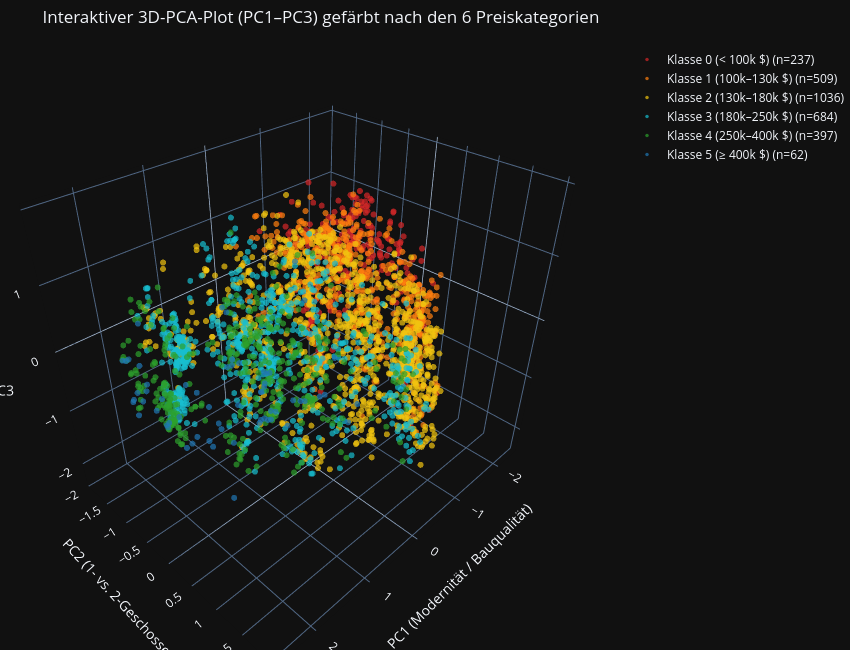

Notebook cell for this chart:
### Markdown cell above
### Auswertung Bonus a (3D-Visualisierung & Eignung von k-Means)

- Zusätzliche Muster in 3D (PC3): Durch die dritte Hauptkomponente (PC3) wird die räumliche Tiefe der Punktwolke sichtbar: Punkte, die in der 2D-Projektion nahe beieinander lagen, fächern sich entlang von PC3 nach weiteren baulichen Details (z. B. Kellergröße/-ausbau, 1,5-geschossige Zwischenformen und Ausreißer im Luxussegment) auf. Über alle vier Varianz-Schwellen (80 %–98 %) bleiben die 3D-Zentroide nahezu identisch.

- Interpretation: Die Häuser bilden keine scharf getrennten Inseln, sondern eine zusammenhängende, kontinuierliche Punktwolke, da sich Baujahre und Ausstattungen fließend verändern. k-Means teilt diesen Raum in vier gut interpretierbare Marktsegmente auf.

- Ist k-Means passend oder wäre eine andere Methode besser? k-Means liefert eine solide, schnelle Basis-Segmentierung, stößt hier aber an Grenzen: Es setzt kugelförmige, gleich große Cluster mit harten Trenngrenzen voraus, obwohl die Datenwolke elliptisch verzerrt ist und fließende Übergänge besitzt (niedriger Silhouette-Score von ~0,10). Besser geeignet wären Gaussian Mixture Models (GMM), da sie elliptische Cluster (unterschiedliche Kovarianzen entlang der PCs) erlauben und weiche Wahrscheinlichkeitszuordnungen für renovierte Übergangshäuser liefern. Dichtebasierte Verfahren wie DBSCAN wären hingegen ungeeignet, da keine leeren Dichtelücken zwischen den Segmenten existieren.

### Code cell
bins = [0, 100000, 130000, 180000, 250000, 400000, np.inf]
price_labels = [
    "Klasse 0 (< 100k $)",
    "Klasse 1 (100k–130k $)",
    "Klasse 2 (130k–180k $)",
    "Klasse 3 (180k–250k $)",
    "Klasse 4 (250k–400k $)",
    "Klasse 5 (≥ 400k $)"
]
price_cats = pd.cut(df_l3["SalePrice"], bins=bins, labels=price_labels, right=False)

price_colors = {
    "Klasse 0 (< 100k $)": "#d62728",      # Rot
    "Klasse 1 (100k–130k $)": "#ff7f0e",   # Orange
    "Klasse 2 (130k–180k $)": "#f1c40f",   # Gelb
    "Klasse 3 (180k–250k $)": "#17becf",   # Cyan / Türkis
    "Klasse 4 (250k–400k $)": "#2ca02c",   # Grün
    "Klasse 5 (≥ 400k $)": "#1f77b4"       # Blau
}

X_98 = pca_datasets[0.98]
fig_price = go.Figure()

for cat in price_labels:
    mask = (price_cats == cat).values
    fig_price.add_trace(go.Scatter3d(
        x=X_98[mask, 0],
        y=X_98[mask, 1],
        z=X_98[mask, 2],
        mode="markers",
        name=f"{cat} (n={mask.sum()})",
        marker=dict(
            size=3.5,
            color=price_colors[cat],
            opacity=0.7
        )
    ))

fig_price.update_layout(
    title="Interaktiver 3D-PCA-Plot (PC1–PC3) gefärbt nach den 6 Preiskategorien",
    scene=dict(
        xaxis_title="PC1 (Modernität / Bauqualität)",
        yaxis_title="PC2 (1- vs. 2-Geschosser)",
        zaxis_title="PC3"
    ),
    width=850,
    height=650,
    margin=dict(l=0, r=0, b=0, t=45)
)
fig_price.show()

### Figure 1 — Plotly figure (JSON) as saved in the notebook; plotly's stock layout.template omitted (floating-point values rounded to 4 significant figures; data arrays with more than 128 entries replaced by an {"elided": "..."} marker saying what was removed)
{"data": [{"marker": {"color": "#d62728", "opacity": 0.7, "size": 3.5}, "mode": "markers", "name": "Klasse 0 (< 100k $) (n=237)", "x": {"elided": "237 float values"}, "y": {"elided": "237 float values"}, "z": {"elided": "237 float values"}, "type": "scatter3d"}, {"marker": {"color": "#ff7f0e", "opacity": 0.7, "size": 3.5}, "mode": "markers", "name": "Klasse 1 (100k–130k $) (n=509)", "x": {"elided": "509 float values"}, "y": {"elided": "509 float values"}, "z": {"elided": "509 float values"}, "type": "scatter3d"}, {"marker": {"color": "#f1c40f", "opacity": 0.7, "size": 3.5}, "mode": "markers", "name": "Klasse 2 (130k–180k $) (n=1036)", "x": {"elided": "1036 float values"}, "y": {"elided": "1036 float values"}, "z": {"elided": "1036 float values"}, "type": "scatter3d"}, {"marker": {"color": "#17becf", "opacity": 0.7, "size": 3.5}, "mode": "markers", "name": "Klasse 3 (180k–250k $) (n=684)", "x": {"elided": "684 float values"}, "y": {"elided": "684 float values"}, "z": {"elided": "684 float values"}, "type": "scatter3d"}, {"marker": {"color": "#2ca02c", "opacity": 0.7, "size": 3.5}, "mode": "markers", "name": "Klasse 4 (250k–400k $) (n=397)", "x": {"elided": "397 float values"}, "y": {"elided": "397 float values"}, "z": {"elided": "397 float values"}, "type": "scatter3d"}, {"marker": {"color": "#1f77b4", "opacity": 0.7, "size": 3.5}, "mode": "markers", "name": "Klasse 5 (≥ 400k $) (n=62)", "x": [1.464, 2.256, 1.969, 1.727, 2.132, 1.967, 2.278, 1.849, 1.729, 1.051, 1.406, 1.863, 2.251, 1.993, 1.837, 1.401, 1.92, 1.987, 1.79, 0.5741, 1.172, 2.281, 2.524, 1.832, 1.522, 1.068, 1.95, 2.002, 1.811, 2.232, 1.714, 1.527, 1.506, 1.953, 1.922, 2.224, 2.034, 1.148, 1.779, 1.841, 1.212, 0.6413, 1.62, 2.201, 2.393, 1.821, 1.683, 2.427, 2.255, 2.356, 1.745, 2.349, 1.837, 1.898, 2.014, 1.548, 1.967, 1.228, 1.766, 1.878, -1.011, -0.6784], "y": [-0.4418, 1.072, 1.181, 0.104, 1.105, -0.7505, -0.9376, 1.144, 1.052, 1.646, -0.7769, 1.101, -0.9141, -1.025, 1.221, 1.301, -0.7368, -0.2814, 1.087, 1.368, 1.311, -1.015, -0.4432, 1.077, -0.4324, 1.29, -0.9584, -0.6648, 1.108, 1.167, 1.159, 1.364, 0.847, -0.06307, 1.15, 1.115, 0.855, -0.8938, 1.418, 1.114, -0.5547, 1.042, 1.344, -0.766, -0.6323, -0.6314, -0.598, -0.4062, -0.8263, -0.7896, 1.118, -0.4315, 0.5037, 1.241, -0.09837, 0.05462, -0.7036, -0.2743, 0.4815, -1.211, -1.338, -0.7985], "z": [-1.423, 1.172, 0.3276, -0.4974, 1.174, -0.4619, 0.2115, 0.7345, 0.7958, 0.05615, -0.6903, 0.6469, 0.2371, -0.362, 0.3174, 0.3684, -0.8882, -0.9938, 0.7147, -0.1186, 0.3092, 0.1801, 0.02609, 0.6167, -1.273, 0.2641, -0.792, -0.8334, 0.8933, 0.7244, 0.3184, 0.4809, 0.577, -0.6841, 0.321, 1.27, 0.9616, -1.163, 0.3165, 0.2716, -1.33, 0.4372, 0.5335, 0.1898, -0.4062, -0.7819, -0.3034, -0.03169, -0.2377, -0.3068, 0.3238, 0.06511, 1.436, 0.3625, -0.7827, -1.999, -0.9156, -1.395, 1.333, 0.4502, 0.177, -0.1357], "type": "scatter3d"}], "layout": {"margin": {"l": 0, "r": 0, "b": 0, "t": 45}, "title": {"text": "Interaktiver 3D-PCA-Plot (PC1–PC3) gefärbt nach den 6 Preiskategorien"}, "scene": {"xaxis": {"title": {"text": "PC1 (Modernität / Bauqualität)"}}, "yaxis": {"title": {"text": "PC2 (1- vs. 2-Geschosser)"}}, "zaxis": {"title": {"text": "PC3"}}}, "width": 850, "height": 650}}
